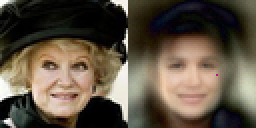
#> input picture papers/figures/celeba-reconstruction.png, 128 x 64 px (shown 2 times larger)
$ python diagrams.py
#> lines starting #> are read from the running program, lines starting #| are printed output that depends on the picture
### hebbian_fit/autoencoder.py
"""Dense image autoencoder trained with signed local coactivity."""

import argparse
from dataclasses import asdict
import json
from pathlib import Path

import numpy as np
from PIL import Image

from .gpu import MojoModel, batch_array
from .model import ModelConfig, NUMPY_ONLY_RULES, NumpyModel, select, top_k_activity, with_bias

SIZE = 64
LATENT = 64
ENCODER_WIDTH = 192
AXIS = np.linspace(-1, 1, SIZE, dtype=np.float32)
COORDINATES = np.stack(np.meshgrid(AXIS, AXIS), axis=-1).reshape(-1, 2)


# [46 lines left out: functions decoder_config, vector_decoder_config, encoder_configs, signed_totals, not called in this run]


def vote_assignment(pairs, seed, balanced, votes_per_pair=None, *, independent=False):
    rng = np.random.default_rng(seed)
    outputs = SIZE * SIZE * 3
    votes = outputs // pairs
    if balanced:
        votes -= votes % 2
    if votes < 1 or (votes_per_pair is not None and not 1 <= votes_per_pair <= votes):
        raise ValueError("Too many encoder pairs or votes per pair for disjoint output feedback")
    groups = rng.permutation(outputs)[:pairs * votes].reshape(pairs, votes)
    if votes_per_pair is not None:
        groups = groups[:, :votes_per_pair].copy()
    if independent:
        # Repartition the same channels so each channel teaches as many neurons
        # as it did with paired feedback. Shuffle rows across competition pools.
        other = rng.permutation(groups.ravel()).reshape(groups.shape)
        groups = rng.permutation(np.concatenate((groups, other)))
    polarity = (np.where(np.arange(groups.shape[1]) % 2, -1., 1.).astype(np.float32) if balanced
                else rng.choice(np.array([-1, 1], np.float32), size=groups.shape))
    return groups, polarity


# [8 lines left out: function projected_votes, not called in this run]


def class_pair_indices(width):
    class_width = width // 6
    return np.broadcast_to(np.arange(width // 2).reshape(3, 1, class_width), (3, 2, class_width)).ravel()


class EncoderLayer:
    # [110 lines left out: functions __init__, forward, update, decode, vector_decoder_features, hidden_layers, not called in this run]


def hidden_name(index):
    # The first layer keeps its original checkpoint and decoder export keys.
    return "hidden" if index == 0 else f"hidden{index + 1}"


# [6 lines left out: function decode_vector, not called in this run]


class Autoencoder:
    # [205 lines left out: functions __init__, encoder_inputs, encode, decode, step, components, not called in this run]

    def state(self):
        return {f"{name}_{key}": value for name, model in self.components().items()
                for key, value in model.state().items()}

    # [4 lines left out: function load, not called in this run]


def rgb_bytes(values):
    return np.rint(np.clip((values + 1) * 127.5, 0, 255)).astype(np.uint8)


# [18 lines left out: function export_generator, not called in this run]


class Generator:
    # [42 lines left out: functions __init__, generate, main, not called in this run]


# [2 lines that do not run on import are left out]

### papers/diagrams.py
"""Draw the network and training diagrams in the manuscript."""
from pathlib import Path

import matplotlib
matplotlib.use("Agg")
import matplotlib.pyplot as plt
from matplotlib.patches import Circle, FancyArrowPatch, FancyBboxPatch

OUT = Path(__file__).resolve().parent / "figures"
INK, WIRE, TEAL, GOLD = "#223444", "#81919a", "#006e74", "#98531d"
COOL, WARM, LIGHT = "#e2f3f0", "#f9e9d9", "#f0f4f6"
plt.rcParams.update({"font.family": "DejaVu Sans", "pdf.fonttype": 42, "mathtext.fontset": "dejavusans"})


def canvas(width, height):
    fig = plt.figure(figsize=(width, height))
    ax = fig.add_axes([0, 0, 1, 1], xlim=(0, width), ylim=(0, height), aspect="equal")
    ax.axis("off")
    return fig, ax


def label(ax, x, y, s, size=11, color=INK, weight="normal", **kwargs):
    ax.text(x, y, s, fontsize=size, color=color, ha="center", va="center",
            fontweight=weight, **kwargs)


def wire(ax, points, color=WIRE, width=1.3, style="-"):
    xs, ys = zip(*points)
    ax.plot(xs, ys, color=color, lw=width, ls=style, zorder=0, solid_capstyle="round")


def arrow(ax, a, b, color=INK, style="-"):
    ax.add_patch(FancyArrowPatch(a, b, arrowstyle="-|>", mutation_scale=12, lw=1.4,
                                 linestyle=style, color=color, shrinkA=0, shrinkB=0))


def box(ax, x, y, w, h, title, sub=None, color=INK, fill=LIGHT, size=12):
    ax.add_patch(FancyBboxPatch((x-w/2, y-h/2), w, h, boxstyle="round,pad=0,rounding_size=0.08",
                                ec=color, fc=fill, lw=1.1))
    label(ax, x, y + (.12 if sub else 0), title, size, color, "bold")
    if sub:
        label(ax, x, y-.14, sub, 10, color)


def population(ax):
    ys = [1.82, 2.25, 2.68, 3.11]
    for y in ys:
        wire(ax, [(.81, 2.46), (2.03, y)])
        for z in ys:
            wire(ax, [(2.03, y), (4.31, z)], width=.85)
    for x in (2.03, 4.31):
        for y in ys:
            ax.add_patch(Circle((x, y), .163, ec=TEAL, fc=COOL, lw=1.15))
            label(ax, x, y-.003, "$h$", 12, TEAL)
    ax.add_patch(Circle((.81, 2.46), .18, ec=INK, fc="white", lw=1.1))
    label(ax, .81, 2.46, "$x$", 13)


def regressor():
    fig, ax = canvas(9.45, 3.9)
    for x, title in ((.81, "Input"), (2.03, "Layer 1"), (4.31, "Layer 2")):
        label(ax, x, 3.6, title, 13, weight="bold")
    for x in (2.03, 4.31):
        ax.add_patch(FancyBboxPatch((x-.36, 1.58), .72, 1.76,
                                    boxstyle="round,pad=0,rounding_size=.12", zorder=-2,
                                    fc="#f7f9fa", ec="#c5cfd3", lw=.95))
    population(ax)
    for x, i in ((2.03, 1), (4.31, 2)):
        arrow(ax, (x, 1.59), (x, 1.35), TEAL)
        box(ax, x, 1.11, 1.88, .46, rf"$r_{i}=\sum_j h_j$", color=TEAL, fill=COOL)
        wire(ax, [(x, .88), (x, .46), (5.71, .46)], TEAL)
    arrow(ax, (5.71, .46), (5.71, .76), TEAL)
    box(ax, 6.37, 1.11, 1.92, .70, "Prediction", r"$\hat y=(r_1+r_2)/2$", TEAL, COOL)
    arrow(ax, (6.37, 1.46), (6.37, 2.12))
    box(ax, 6.93, 2.49, 2.90, .70, "Compare with target", r"$e=\mathrm{sign}(y-\hat y)$")
    arrow(ax, (7.59, 3.12), (7.59, 2.84))
    label(ax, 7.59, 3.38, "Training target  $y$", 12)
    wire(ax, [(5.67, 2.84), (5.67, 3.45), (2.32, 3.45)], GOLD, style="--")
    for x in (2.32, 4.60):
        arrow(ax, (x, 3.45), (x, 3.30), GOLD)
    label(ax, 5.81, 3.69, r"Error sign $e$", 11, GOLD)
    fig.savefig(OUT / "class-network.pdf")
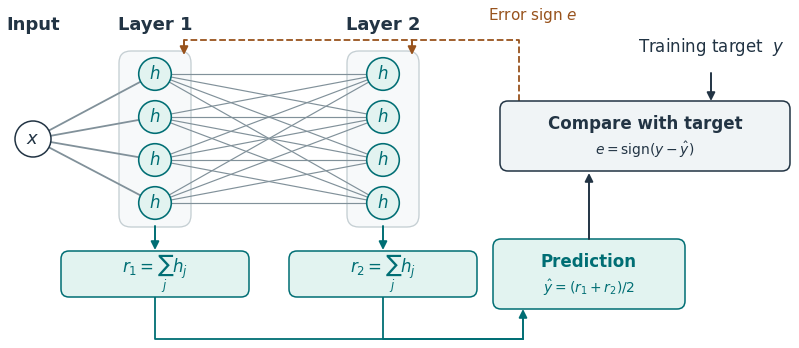
#> figure drawn by matplotlib, 1 panel
    plt.close(fig)


def implicit_image():
    fig, ax = canvas(11.2, 5.27)
    ax.set_ylim(-.52, 4.75)
    inputs = ((.62, 2.84), (.62, 2.14))
    layers = ((2.18, 1), (4.06, 2), (6.44, 12))
    pools = (("R", 3.25, "#f8e9e6"), ("G", 2.49, "#e4f1e8"),
             ("B", 1.73, "#e7eff8"))
    heights = [center for _, center, _ in pools]
    label(ax, .62, 3.89, "Position", 12, weight="bold")
    for (x, y), name in zip(inputs, ("$x$", "$y$"), strict=True):
        for height in heights:
            wire(ax, [(x, y), (layers[0][0], height)], width=.65)
        ax.add_patch(Circle((x, y), .18, ec=INK, fc="white"))
        label(ax, x, y, name, 13)
    for source in heights:
        for dest in heights:
            wire(ax, [(layers[0][0], source), (layers[1][0], dest)], width=.55)
    for x, depth in layers:
        label(ax, x, 3.89, f"Layer {depth}", 12, weight="bold")
        ax.add_patch(FancyBboxPatch((x-.43, 1.28), .86, 2.42,
                                    boxstyle="round,pad=0,rounding_size=.11",
                                    ec=WIRE, fc=LIGHT, lw=.8, zorder=.8))
        for color, y, fill in pools:
            ax.add_patch(FancyBboxPatch((x-.35, y-.34), .70, .68,
                                        boxstyle="round,pad=0,rounding_size=.09",
                                        ec=WIRE, fc=fill, lw=.7))
            label(ax, x, y, color, 12, weight="bold")
        arrow(ax, (x, 1.27), (x, 1.05), TEAL)
        box(ax, x, .81, 1.10, .46, rf"$\mathbf{{r}}_{{{depth}}}$", color=TEAL, fill=COOL)
        wire(ax, [(x, .58), (x, .28)], TEAL)
    label(ax, 5.25, 2.92, "Layers 3–11", 11)
    arrow(ax, (4.47, 2.49), (4.92, 2.49))
    label(ax, 5.25, 2.53, "⋯", 22)
    arrow(ax, (5.56, 2.49), (6.04, 2.49))
    label(ax, 5.25, .82, "⋯", 18, TEAL)

    wire(ax, [(2.18, .28), (9.10, .28)], TEAL)
    arrow(ax, (9.10, .28), (9.10, .54), TEAL)
    box(ax, 9.10, 1.06, 3.62, 1.00, "Predicted RGB at $(x,y)$",
        "Mean of all 12 RGB estimates", TEAL, COOL, 13)
    label(ax, 9.10, .73, "Clip to [−1, 1] and round to 256 levels", 10, TEAL)
    arrow(ax, (9.10, 1.57), (9.10, 2.47))
    box(ax, 9.10, 2.91, 3.62, .86, "Compare each color",
        r"$e_c=\mathrm{sign}(\mathrm{target}_c-\mathrm{prediction}_c)$")
    label(ax, 10.00, 3.91, "Target RGB", 12, weight="bold")
    arrow(ax, (10.00, 3.70), (10.00, 3.35))
    wire(ax, [(8.17, 3.35), (8.17, 4.25), (2.18, 4.25)], GOLD, style="--")
    for x, _ in layers:
        arrow(ax, (x, 4.25), (x, 4.02), GOLD, "--")
    label(ax, 5.14, 4.52, r"At each layer: $e_R$ to red, $e_G$ to green, $e_B$ to blue", 12, GOLD)
    label(ax, 2.82, -.19, "Each color pool has 144 neurons.", 11)
    label(ax, 8.26, -.19, r"Each color estimate sums the signed activities in its pool.", 11)
    fig.savefig(OUT / "implicit-image.pdf")
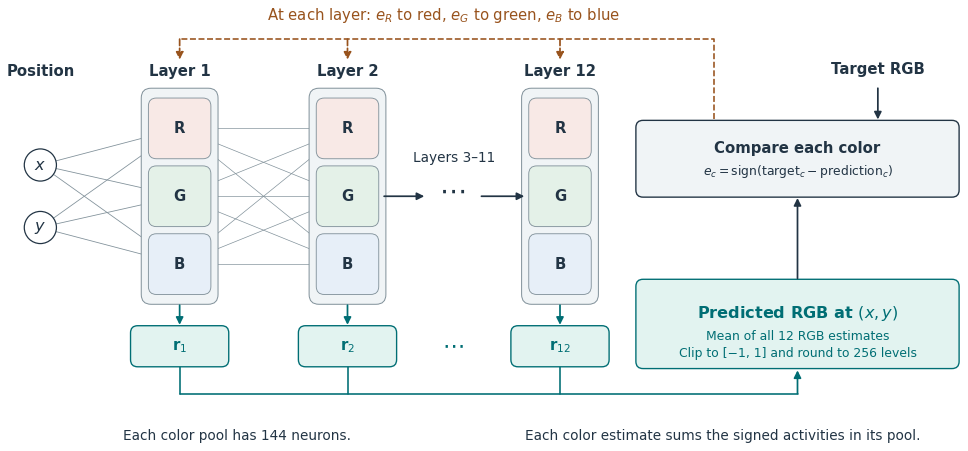
#> figure drawn by matplotlib, 1 panel
    fig.savefig(OUT / "implicit-image.png", dpi=160)
    plt.close(fig)


def pixel_votes():
    fig, ax = canvas(10.4, 2.85)
    columns = (1.02, 2.72, 4.22, 5.40)
    for x, title in zip(columns, ("Pixel channel", r"Error $e_k$", r"Multiplier $v_k$", r"Vote $v_k e_k$"), strict=True):
        label(ax, x, 2.55, title, 12, weight="bold")
    rows = (
        ("Blue (9, 45)", "too low (+1)", r"$+1$", "+1"),
        ("Red (60, 43)", "too high (−1)", r"$-1$", "+1"),
        ("Blue (48, 59)", "too high (−1)", r"$+1$", "−1"),
        ("Red (31, 63)", "correct (0)", r"$-1$", "0"),
    )
    for y, row in zip((2.03, 1.58, 1.13, .68), rows, strict=True):
        for x, entry in zip(columns, row, strict=True):
            label(ax, x, y, entry, 11)
    wire(ax, [(.15, 2.30), (5.72, 2.30)], width=.8)
    wire(ax, [(5.76, 2.15), (5.87, 2.15), (5.87, .57), (5.76, .57)])
    arrow(ax, (5.87, 1.36), (6.16, 1.36))
    box(ax, 6.82, 1.36, 1.26, .70, "Sum", "+1")
    arrow(ax, (7.45, 1.36), (7.94, 1.36), GOLD)
    box(ax, 9.12, 1.36, 2.30, .76, "One hidden neuron", r"$u_i h_j\cdot(+1)$", GOLD, WARM)
    fig.savefig(OUT / "pixel-votes.pdf")
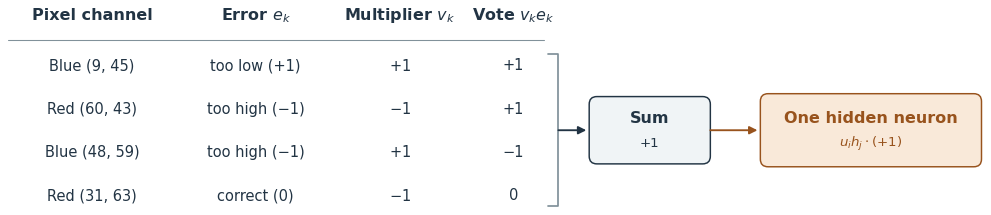
#> figure drawn by matplotlib, 1 panel
    plt.close(fig)


def autoencoder():
    from hebbian_fit.autoencoder import vote_assignment

    fig, ax = canvas(12.5, 5.78)
    sheet = plt.imread(OUT / "celeba-reconstruction.png")
#> sheet is the input picture: shape (64, 128, 3) float32; mean R, G, B 0.364, 0.32, 0.261
    original, reconstruction = sheet[:, :sheet.shape[0]], sheet[:, sheet.shape[0]:]
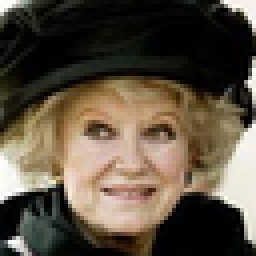
#> original: shape (64, 64, 3) float32 (shown 4 times larger); mean R, G, B 0.357, 0.314, 0.255
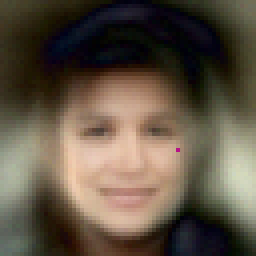
#> reconstruction: shape (64, 64, 3) float32 (shown 4 times larger); mean R, G, B 0.372, 0.326, 0.267

    def heading(x, y, title):
        ax.text(x, y, title, fontsize=15, va="center", color=INK, weight="bold")

    heading(.15, 5.52, "Forward pass")
    y = 4.60
    for x, pixels, title, detail in (
        (.68, original, "Input image", "Center the RGB values"),
        (11.80, reconstruction, "Output image", r"Round $\min(1,|h_k|)$ to 8 bits"),
    ):
        ax.imshow(pixels, extent=(x-.41, x+.41, y-.41, y+.41), interpolation="nearest")
        label(ax, x, 5.17, title, 12, weight="bold")
        label(ax, max(1.03, min(11.39, x)), 3.95, detail, 11)
#> this loop made 2 passes
#> (x, title, detail) on passes 1 to 2: (0.68, 'Input image', 'Center the RGB values'), (11.8, 'Output image', 'Round $\\min(1,|h_k|)$ to 8 bits')

    previous = 1.09
    layers = (
        (2.37, "Encoder 1", 3072), (4.23, "Encoder 2", 1536), (6.09, "Bottleneck", 256),
        (7.95, "Decoder hidden", 2040), (9.81, "Decoder output", 12288),
    )
    for x, title, width in layers:
        box(ax, x, y, 1.60, .84, title, f"{width:,} neurons", TEAL, COOL)
        arrow(ax, (previous+.03, y), (x-.82, y))
        previous = x+.80
    arrow(ax, (previous+.03, y), (11.37, y))
    wire(ax, [(.15, 3.64), (12.35, 3.64)], width=.75)

    heading(.15, 3.34, "Connections between two hidden layers")
    heading(6.10, 3.34, "Class assignments used during training")
    wire(ax, [(5.86, .23), (5.86, 3.46)], width=.75)
    left, right = 1.49, 4.18
    rows = (2.21, 1.16)
    label(ax, left, 2.82, "Bottleneck (B)", 12, weight="bold")
    label(ax, right, 2.82, "Decoder hidden (D)", 12, weight="bold")
    for source in rows:
        for dest in rows:
            arrow(ax, (left+.31, source), (right-.31, dest))
    for x, layer, dx in ((left, "B", -1), (right, "D", 1)):
        mid = sum(rows)/2
        label(ax, x + dx*1.11, mid, r"$\cdots$", 18)
        for j, row_y in enumerate(rows, start=1):
            edge = (x + dx*.88, mid)
            node = (x + dx*.27, row_y + (.11 if row_y < mid else -.11))
            start, end = (edge, node) if dx < 0 else (node, edge)
            arrow(ax, start, end, WIRE)
            ax.add_patch(Circle((x, row_y), .29, ec=TEAL, fc=COOL, lw=1.2))
            label(ax, x, row_y, rf"$h^{{\mathrm{{{layer}}}}}_{{{j}}}$", 14, TEAL)
        label(ax, x, .58, r"$\vdots$", 16)

    columns = (6.70, 8.23, 10.63)
    for x, title in zip(columns, ("Neuron", "Class count", "Teaching signal"), strict=True):
        label(ax, x, 2.82, title, 12, weight="bold")
    wire(ax, [(6.10, 2.63), (12.35, 2.63)], width=.8)
    row_y = 2.36
    for layer, width, assignment_seed in (("B", 256, 0), ("D", 2040, 2)):
        groups, polarity = vote_assignment(width // 2, assignment_seed, True, independent=True)
        for j in range(2):
            k, m = groups[j, :2] + 1
            first, second = ("+" if v > 0 else "-" for v in polarity[:2])
            label(ax, columns[0], row_y, rf"$h^{{\mathrm{{{layer}}}}}_{{{j+1}}}$", 14, TEAL)
            label(ax, columns[1], row_y, str(groups.shape[1]), 13)
            label(ax, columns[2], row_y, rf"${first}e_{{{k}}}{second}e_{{{m}}}+\cdots$", 14)
            row_y -= .48
#> after the loop, row_y = 0.44
    label(ax, 9.20, .37, r"$e_k$ is the sign of the error at output neuron $k$.", 12)
    fig.savefig(OUT / "autoencoder.pdf")
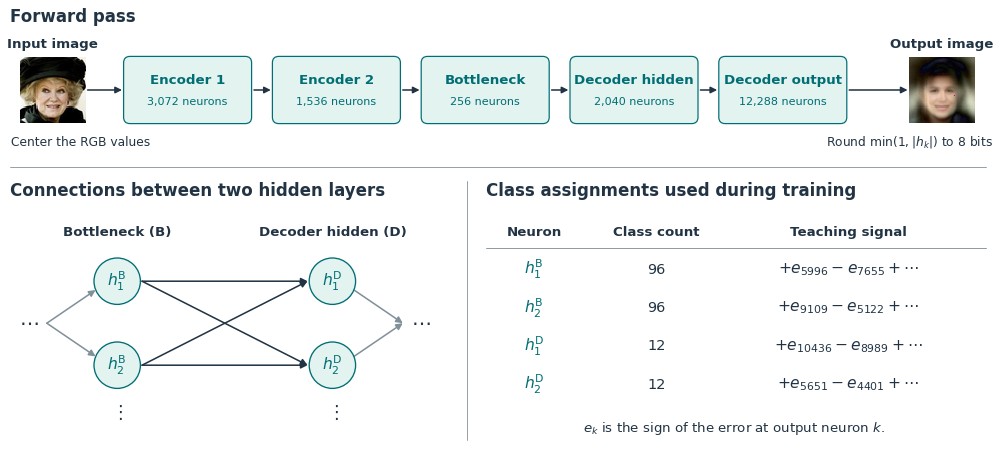
#> figure drawn by matplotlib, 1 panel
    fig.savefig(OUT / "autoencoder.png", dpi=160)
    plt.close(fig)


if __name__ == "__main__":
    OUT.mkdir(exist_ok=True)
    regressor()
    implicit_image()
    pixel_votes()
    autoencoder()
